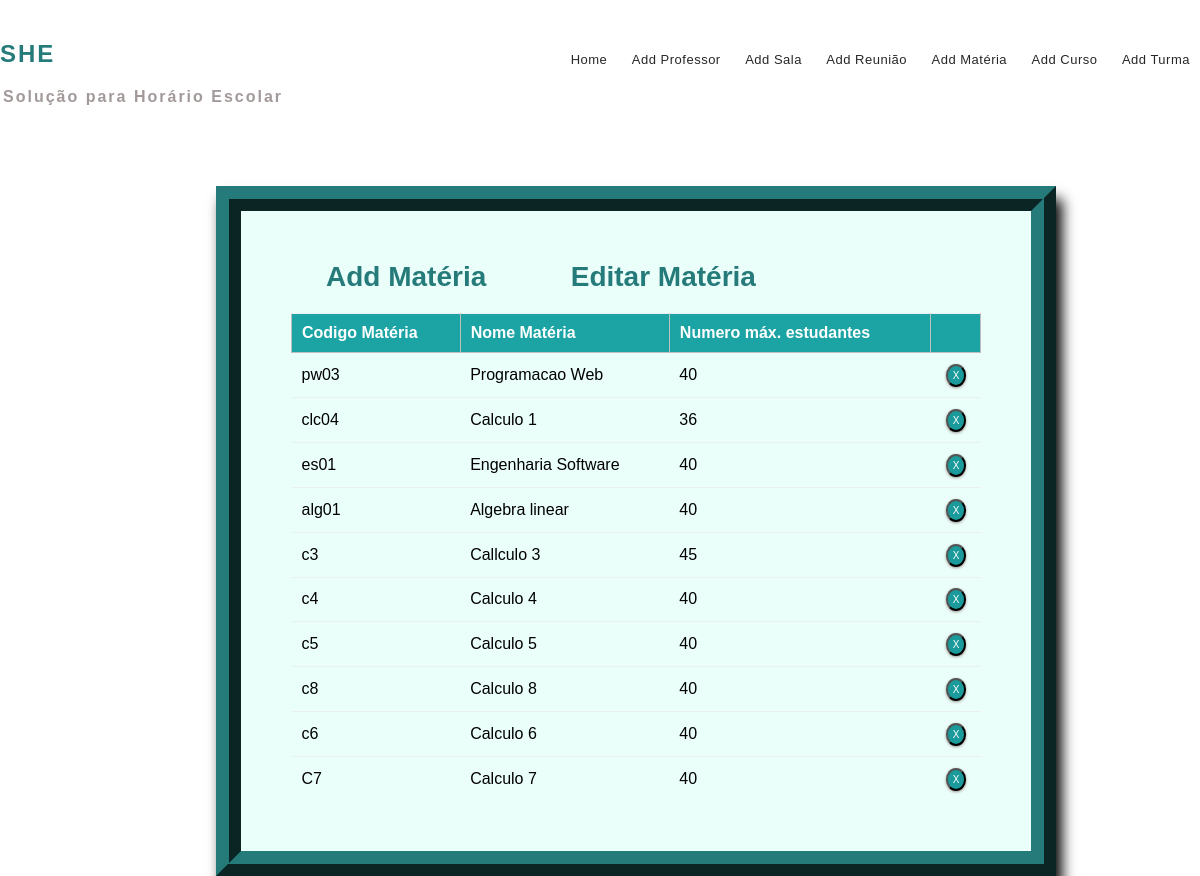
Page /course_list/ on the committed database.
### mm1/models.py (models this page shows, shortened)
class Course(models.Model):
    course_number = models.CharField(max_length=5, primary_key=True)
    course_name = models.CharField(max_length=40)
    max_numb_students = models.CharField(max_length=65)
    instructors = models.ManyToManyField(Instructor)

### mm1/views.py (the view)
# urls.py: path('course_list/', views.course_list_view, name='editcourse'),
def course_list_view(request):
    context = {
        'courses': Course.objects.all()
    }
    return render(request, 'crslist.html', context)

### templates/crslist.html (shortened to what this page needs)
{% extends 'base.html' %}
{% block content %}
{% load static %}
<fieldset class="fieldset">
    <a href="{% url 'addcourse'%}"><h1 class="tablink" onclick="openPage('new')" id="defaultOpen">Add Matéria</h1></a>
    <h1 class="tablink" onclick="openPage('edit')" id="link_to_edit">Editar Matéria</h1>
    <div class="tabcontent" id="edit">
        <table class="table1">
            <thead>
            <tr class="table-headers">
            <th>Codigo Matéria</th>
            <th>Nome Matéria </th>
            <th>Numero máx. estudantes</th>
            <th  class="empty"></th>
            </tr>
            </thead>
            <tbody>
            {% for crs in courses %}
            <tr>
             <td>{{crs.course_number}}</td>
             <td>{{crs.course_name}}</td>
             <td>{{crs.max_numb_students}}</td>
             <td class="empty">
                <form action="{% url 'deletecourse' crs.course_number %}" method="post">
                        <input type="submit" value="X" class="cross">
                </form>
             </td>
             </tr>
            {% endfor %}
            </tbody>
        </table>
    </div>
</fieldset>
{% endblock %}

### static/CSS/style.css (style rules this page uses)
* { margin: 0; padding: 0; box-sizing: border-box; font-family: sans-serif; }
html { scroll-behavior: smooth; }
a { text-decoration:none; }
form { margin-top: 3%; margin-left: 18%; margin-right: 12%; }
fieldset h1 { color: #257a7a; padding-bottom: 20px; margin-left: 35px; display: inline-block; cursor: pointer; font-size: 28px; }
fieldset input { padding:8px; color: #938c8c }
.table2 td, th { border: 1px solid rgb(190,190,190); padding: 10px 20px; }
.table1 { width: 100%; border-collapse: collapse; text-align: left; overflow: hidden; }
.table1 td, th { border-top: 1px solid #ECF0F1; padding: 10px; }
.table1 th { background-color: #1ca4a4; color: #fff; }
.cross { border-radius: 50%; font-size:10px; box-shadow: 0px 1px 3px 0px #9e9292; padding: 4px 5px; color: #fff; background-color: #1a9a9a; cursor: pointer; }
#link_to_edit { padding-left: 45px; }
.fieldset { margin-top: 3%; margin-left: 18%; margin-right: 12%; padding: 50px; border-width: 25px; border-style: ridge; border-color: #257a7a; box-shadow: 6px 13px 13px 0px black; background-color: #ebfffa; }

### rows in the picture
Course: course_number "pw03", course_name "Programacao Web", max_numb_students "40"
Course: course_number "clc04", course_name "Calculo 1", max_numb_students "36"
Course: course_number "es01", course_name "Engenharia Software", max_numb_students "40"
Course: course_number "alg01", course_name "Algebra linear", max_numb_students "40"
Course: course_number "c3", course_name "Callculo 3", max_numb_students "45"
Course: course_number "c4", course_name "Calculo 4", max_numb_students "40"
Course: course_number "c5", course_name "Calculo 5", max_numb_students "40"
Course: course_number "c8", course_name "Calculo 8", max_numb_students "40"
Course: course_number "c6", course_name "Calculo 6", max_numb_students "40"
Course: course_number "C7", course_name "Calculo 7", max_numb_students "40"
